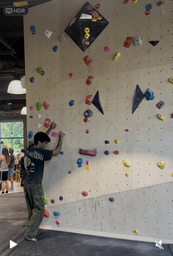
#> input picture images/IMG_2746.png, 173 x 256 px, shrunk from 1169 x 1734 before the run; its folder holds 5 pictures in this run
$ python chat-pipeline.py
#> lines starting #> are read from the running program, lines starting #| are printed output that depends on the picture
import numpy as np
import cv2
from PIL import Image
from sklearn.cluster import KMeans
from skimage.color import rgb2lab, lab2rgb, deltaE_ciede2000
import matplotlib.pyplot as plt

# === CONFIG ===
IMG_NAME = "IMG_2746"
N_COLORS = 50                # initial K-Means colors
DELTA_E_THRESHOLD = 8      # merge threshold for perceptual similarity
IMG_PATH = f"./images/{IMG_NAME}.png"
OUTPUT_PATH = f"./images/{IMG_NAME}_holds_quantized_{N_COLORS}.png"


# === 1️⃣ LIGHTING NORMALIZATION (LAB equalization) ===
def normalize_lighting(img_bgr):
    """Equalize L-channel in LAB space to normalize brightness."""
    img_lab = cv2.cvtColor(img_bgr, cv2.COLOR_BGR2LAB)
    l, a, b = cv2.split(img_lab)
    l_eq = cv2.equalizeHist(l)
    img_eq = cv2.merge((l_eq, a, b))
    return cv2.cvtColor(img_eq, cv2.COLOR_LAB2BGR)


img_bgr = cv2.imread(IMG_PATH)
#> img_bgr is the input picture: shape (256, 173, 3); mean B, G, R 106.7, 115.5, 120.8
# img_bgr = normalize_lighting(img_bgr)
img_rgb = cv2.cvtColor(img_bgr, cv2.COLOR_BGR2RGB)
h, w, _ = img_rgb.shape
#> h = 256; w = 173


# === 2️⃣ COLOR EXTRACTION (K-Means) ===
pixels = img_rgb.reshape(-1, 3)
print(f"Running KMeans on {len(pixels):,} pixels...")
#> (printed output is left out)
kmeans = KMeans(n_clusters=N_COLORS, random_state=42, n_init="auto")
kmeans.fit(pixels)
palette_rgb = kmeans.cluster_centers_.astype(np.uint8)
labels = kmeans.labels_

# Reconstruct quantized image
quantized_rgb = palette_rgb[labels].reshape(h, w, 3).astype(np.uint8)


# === 3️⃣ COLOR MERGING (ΔE in LAB space) ===
palette_lab = rgb2lab(palette_rgb[np.newaxis, :, :] / 255.0)[0]
merged_palette = []
used = np.zeros(len(palette_lab), dtype=bool)

for i, c1 in enumerate(palette_lab):
    if used[i]:
        continue
    group = [i]
    for j, c2 in enumerate(palette_lab):
        if i != j and not used[j]:
            if deltaE_ciede2000(c1, c2) < DELTA_E_THRESHOLD:
                group.append(j)
                used[j] = True
    used[i] = True
    avg_rgb = np.mean(palette_rgb[group], axis=0)
    merged_palette.append(avg_rgb)

merged_palette = np.array(merged_palette).astype(np.uint8)
print(f"Merged {len(palette_rgb)} → {len(merged_palette)} colors.")


# === 4️⃣ LABEL ASSIGNMENT (Manual mapping) ===
# Assign human-readable labels for each merged color (can customize)
LABELS = [
    "Red", "Yellow", "Green", "Blue",
    "Purple", "Orange", "Pink", "Brown",
    "Gray", "Black", "White", "Other"
]
label_map = {i: LABELS[i % len(LABELS)] for i in range(len(merged_palette))}


# === 5️⃣ SEGMENTATION (Cluster-based masking) ===
# Reassign each pixel to nearest merged color
pixels_lab = rgb2lab(pixels[np.newaxis, :, :] / 255.0)[0]
merged_lab = rgb2lab(merged_palette[np.newaxis, :, :] / 255.0)[0]

dists = np.linalg.norm(pixels_lab[:, None, :] - merged_lab[None, :, :], axis=2)
closest_idx = np.argmin(dists, axis=1)
segmented_rgb = merged_palette[closest_idx].reshape(h, w, 3).astype(np.uint8)
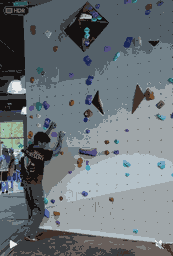
#> segmented_rgb: shape (256, 173, 3); mean of channels 0, 1, 2 121, 116, 107.9; drawn as B, G, R


# === SAVE OUTPUT IMAGE ===
Image.fromarray(segmented_rgb).save(OUTPUT_PATH)
print(f"✅ Saved segmented image: {OUTPUT_PATH}")


# === VISUALIZE RESULTS ===
fig, ax = plt.subplots(1, 3, figsize=(18, 6))

ax[0].imshow(img_rgb)
ax[0].set_title("Original (Lighting-Normalized) Image")
ax[0].axis("off")

ax[1].imshow(quantized_rgb)
ax[1].set_title(f"K-Means ({N_COLORS} Colors)")
ax[1].axis("off")

ax[2].imshow(segmented_rgb)
ax[2].set_title("Merged + Labeled Segmentation")
ax[2].axis("off")

plt.tight_layout()
plt.show()
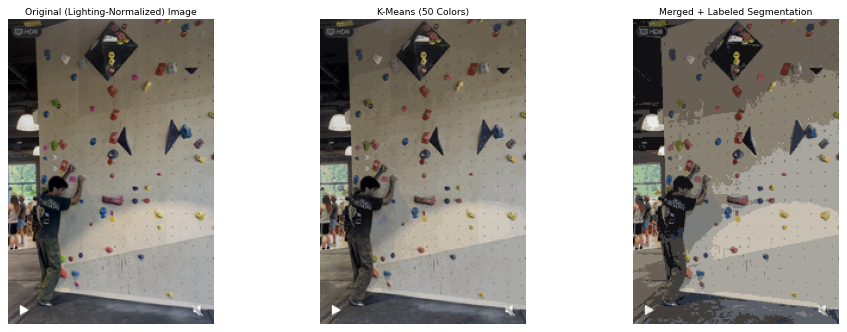
#> figure drawn by matplotlib, 3 panels

# [8 lines of commented-out code are left out]
